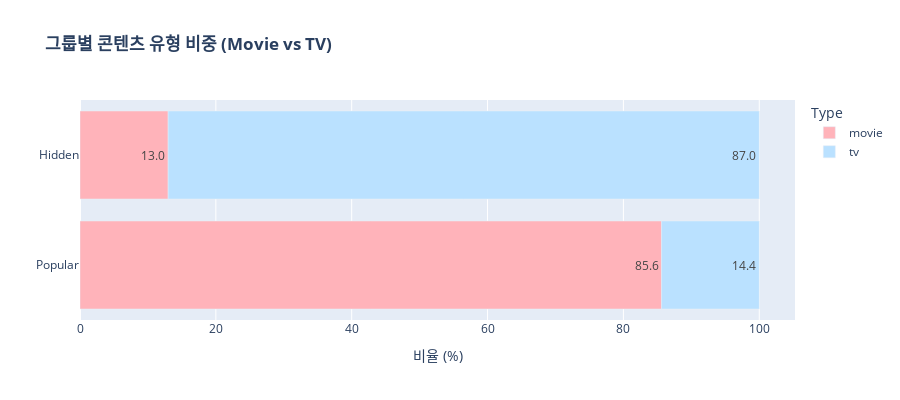

Notebook code for this chart:
### Markdown cell above
### (6) 콘텐츠 유형 비교 (Movie vs TV)

### Code cell
def get_type_ratio(target_df):
    return target_df['type'].value_counts(normalize=True) * 100

pop_type = get_type_ratio(popular_recs)
hidden_type = get_type_ratio(hidden_gems)
type_df = pd.DataFrame({'Popular': pop_type, 'Hidden': hidden_type}).T
type_df.index.name = 'Recommendation_Group'
type_melt = type_df.reset_index().melt(id_vars='Recommendation_Group', var_name='Type', value_name='Percentage')

fig6 = px.bar(type_melt, y='Recommendation_Group', x='Percentage', color='Type', orientation='h',
              text_auto='.1f',
              title='<b>그룹별 콘텐츠 유형 비중 (Movie vs TV)</b>',
              color_discrete_sequence=['#FFB3BA', '#BAE1FF'])
fig6.update_layout(xaxis_title="비율 (%)", yaxis_title="", height=400)
fig6.show()

### Figure 1 — Plotly figure (JSON) as saved in the notebook; plotly's stock layout.template omitted (floating-point values rounded to 4 significant figures)
{"data": [{"hovertemplate": "Type=movie<br>Percentage=%{x}<br>Recommendation_Group=%{y}<extra></extra>", "legendgroup": "movie", "marker": {"color": "#FFB3BA", "pattern": {"shape": ""}}, "name": "movie", "orientation": "h", "showlegend": true, "textposition": "auto", "texttemplate": "%{x:.1f}", "type": "bar", "x": [85.61, 12.98], "xaxis": "x", "y": ["Popular", "Hidden"], "yaxis": "y"}, {"hovertemplate": "Type=tv<br>Percentage=%{x}<br>Recommendation_Group=%{y}<extra></extra>", "legendgroup": "tv", "marker": {"color": "#BAE1FF", "pattern": {"shape": ""}}, "name": "tv", "orientation": "h", "showlegend": true, "textposition": "auto", "texttemplate": "%{x:.1f}", "type": "bar", "x": [14.39, 87.02], "xaxis": "x", "y": ["Popular", "Hidden"], "yaxis": "y"}], "layout": {"barmode": "relative", "height": 400, "legend": {"title": {"text": "Type"}, "tracegroupgap": 0}, "title": {"text": "<b>그룹별 콘텐츠 유형 비중 (Movie vs TV)</b>"}, "xaxis": {"anchor": "y", "domain": [0, 1], "title": {"text": "비율 (%)"}}, "yaxis": {"anchor": "x", "domain": [0, 1], "title": {"text": ""}}}}
